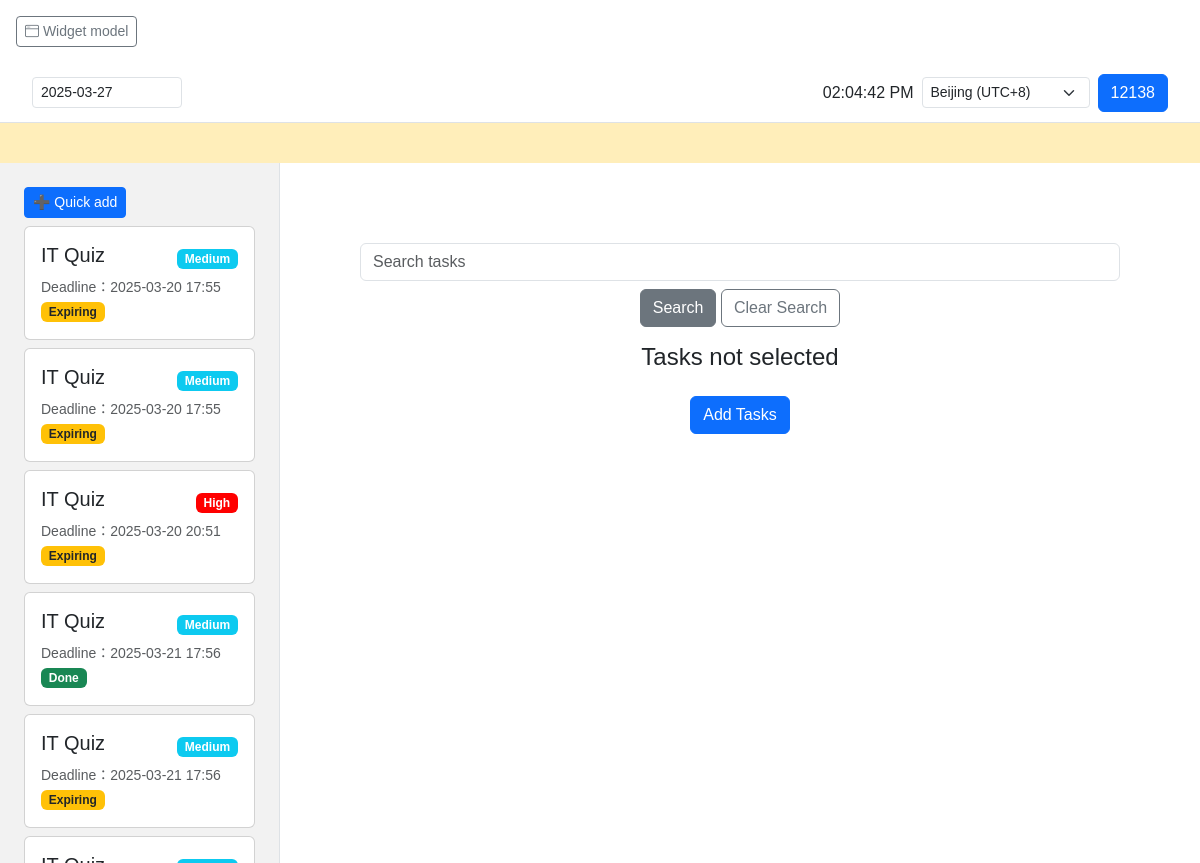
The app's page /TaskSystemapp/home/ (signed in) with its own data.
### TaskSystemapp/models.py (models this page shows, shortened)
class CustomUser(AbstractUser):
    phone = models.CharField(
        max_length=15,
        unique=True,
        validators=[RegexValidator(r'^\+\d{1,3}\d{9,15}$')],
        help_text="Phone number in international format, e.g. +123456789012"
    )
    email = models.EmailField(unique=True)
    region = models.CharField(max_length=50, blank=True, help_text="User region/timezone")

class Task(models.Model):
    PRIORITY_CHOICES = (
        ('low', 'Low'),
        ('medium', 'Medium'),
        ('high', 'High'),
    )
    title = models.CharField("Task name", max_length=200)
    description = models.TextField("Mission statement", blank=True)
    priority = models.CharField("Priority", max_length=10, choices=PRIORITY_CHOICES, default='medium')
    created_at = models.DateTimeField("Creation time", auto_now_add=True)
    start_date = models.DateTimeField("Start date", null=True, blank=True)
    due_date = models.DateTimeField("Deadline")
    is_completed = models.BooleanField("Completion", default=False)
    user = models.ForeignKey(settings.AUTH_USER_MODEL, on_delete=models.CASCADE, related_name="tasks")
    @property
    def is_expiring_soon(self):
        delta = self.due_date - timezone.now()
        return 0 <= delta.days <= 7

### TaskSystemapp/views.py (the view)
# urls.py: path('home/', home, name='home'),
def home(request):
    user = request.user
    if user.is_authenticated:
        user = CustomUser.objects.get(pk=user.pk)
    if user.is_authenticated and user.region:
        try:
            timezone.activate(user.region)
        except Exception:
            timezone.deactivate()
    if user.is_authenticated and hasattr(user, 'language'):
        translation.activate(user.language)
    else:
        translation.activate(settings.LANGUAGE_CODE)
    current_time = timezone.now()
    search_query = request.GET.get('search', '').strip()
    start_date_str = request.GET.get('start_date')
    end_date_str = request.GET.get('end_date')
    def parse_date(date_str):
        try:
            return datetime.strptime(date_str, "%Y-%m-%d").date()
        except Exception:
            return None
    start_date = parse_date(start_date_str)
    end_date = parse_date(end_date_str)
    if not start_date or not end_date:
        start_date = current_time.date()
        end_date = current_time.date() + timedelta(days=7)
    user_tasks = Task.objects.filter(
        user=user,
        due_date__date__gte=start_date,
        due_date__date__lte=end_date
    )
    if search_query:
        task_list = list(user_tasks)
        def priority_order(task):
            mapping = {'high': 1, 'medium': 2, 'low': 3}
            return mapping.get(task.priority, 4)
        filtered_tasks = []
        for task in task_list:
            count = task.title.lower().count(search_query.lower())
            if count > 0:
                filtered_tasks.append((task, count))
        filtered_tasks.sort(key=lambda x: (-x[1], priority_order(x[0])))
        user_tasks = [item[0] for item in filtered_tasks]
    else:
        user_tasks = user_tasks.order_by('due_date')
    all_tasks = user_tasks  # For sidebar and search results display
    soon_expiring_tasks = Task.objects.filter(
        user=user,
        is_completed=False,
        due_date__lte=current_time + timedelta(days=7),
        due_date__gte=current_time
    ).order_by('due_date')
    selected_task = None
    selected_task_id = request.GET.get('task_id')
    if selected_task_id:
        try:
            selected_task = Task.objects.get(pk=selected_task_id, user=user)
        except Task.DoesNotExist:
            selected_task = None
    context = {
        'all_tasks': all_tasks,
        'soon_expiring_tasks': soon_expiring_tasks,
        'selected_task': selected_task,
        'quick_form': QuickTaskForm(),
        'detailed_form': DetailedTaskForm(),
        'current_time': current_time,
        'search_query': search_query,
        'user': user,
    }
    return render(request, 'TaskSystemapp/home.html', context)

### TaskSystemapp/forms.py
class QuickTaskForm(forms.ModelForm):
    class Meta:
        model = Task
        fields = ['title', 'priority', 'due_date']
        widgets = {
            'due_date': forms.DateTimeInput(attrs={'type': 'datetime-local'}),
        }

class DetailedTaskForm(forms.ModelForm):
    class Meta:
        model = Task
        fields = ['title', 'priority', 'start_date', 'due_date', 'description']
        widgets = {
            'start_date': forms.DateTimeInput(attrs={'type': 'datetime-local'}),
            'due_date': forms.DateTimeInput(attrs={'type': 'datetime-local'}),
        }

### TaskSystemapp/templates/TaskSystemapp/home.html (shortened to what this page needs)
{% extends "TaskSystemapp/base.html" %}
{% load static %}
{% block extra_head %}
    {% if request.GET.widget_mode %}
        <link rel="stylesheet" href="{% static 'css/widget.css' %}">
    {% else %}
        <link rel="stylesheet" href="{% static 'css/home.css' %}">
        <link rel="stylesheet" href="https://cdn.jsdelivr.net/npm/flatpickr/dist/flatpickr.min.css">
    {% endif %}
{% endblock %}
{% block content %}
    {% if request.GET.widget_mode %}
        <div id="widgetContainer" onclick="returnToHomepage()">
            <h5>Upcoming task</h5>
            <div>
                {% if soon_expiring_tasks %}
                    <ul class="list-unstyled">
                        {% for task in soon_expiring_tasks %}
                            <li>
                                <strong>{{ task.title }}</strong><br>
                                Deadline：{{ task.due_date|date:"Y-m-d H:i" }}
                            </li>
                        {% endfor %}
                    </ul>
                {% else %}
                    <p>No expiring tasks</p>
                {% endif %}
            </div>
            <small>Click on this window to return to the homepage.</small>
        </div>
    {% else %}
        <div class="d-flex align-items-center ms-auto" style="padding: 1rem;">
            <button id="widgetToggle" class="btn btn-sm btn-outline-secondary me-2">
                <i class="bi bi-window"></i> Widget model
            </button>
        </div>
        <div class="main-container">
            <header class="header">
                <div class="time-filter">
                    <input type="text" id="calendarTrigger" value="{{ selected_date|default:'' }}" onchange="onCalendarChange(this.value)" class="form-control form-control-sm" style="width: 150px;">
                </div>
                <div class="d-flex align-items-center ms-auto">
                    <div class="me-2">
                        <span id="currentTimeDisplay">{{ current_time|date:"H:i:s" }}</span>
                    </div>
                    <div class="me-2">
                        <select id="timezoneSelect" class="form-select form-select-sm" onchange="onTimezoneChange(this.value)">
                            <option value="Asia/Shanghai">Beijing (UTC+8)</option>
                        </select>
                    </div>
                    <div class="user-avatar">
                      <a href="{% url 'profile' %}">
                        <button class="btn btn-primary">{{ user.username }}</button>
                      </a>
                    </div>
                </div>
            </header>
            <div class="ticker">
                <div class="marquee">
                    <p>
                    </p>
                </div>
            </div>
            <aside class="sidebar">
                <div class="mb-2">
                    <button type="button" class="btn btn-primary btn-sm" data-bs-toggle="modal" data-bs-target="#quickAddModal">
                        ➕ Quick add
                    </button>
                </div>
                {% if all_tasks %}
                    {% for task in all_tasks|dictsort:"priority"|dictsort:"due_date" %}
                        <div class="card mb-2">
                            <div class="card-body">
                               <div class="d-flex justify-content-between align-items-center">
                                   <a href="{% url 'home' %}?task_id={{ task.id }}{% if search_query %}&search={{ search_query }}{% endif %}">
                                       <h5>{{ task.title }}</h5>
                                   </a>
                                   {% if task.priority == 'high' %}
                                      <span class="badge" style="background-color: red;">{{ task.get_priority_display }}</span>
                                   {% elif task.priority == 'low' %}
                                      <span class="badge" style="background-color: green;">{{ task.get_priority_display }}</span>
                                   {% else %}
                                      <span class="badge bg-info">{{ task.get_priority_display }}</span>
                                   {% endif %}
                               </div>
                               <small class="text-muted">Deadline：{{ task.due_date|date:"Y-m-d H:i" }}</small><br>
                               {% if task.is_completed %}
                                   <span class="badge bg-success">Done</span>
                               {% elif task.is_expiring_soon %}
                                   <span class="badge bg-warning text-dark">Expiring</span>
                               {% else %}
                                   <span class="badge bg-secondary">Unfinished</span>
                               {% endif %}
                            </div>
                        </div>
                    {% endfor %}
                {% else %}
                    <p class="text-muted">No tasks</p>
                {% endif %}
            </aside>
            <main class="task-detail">
                {% if selected_task %}
    <div class="task-header">
        <h2>{{ selected_task.title }}</h2>
        <div class="task-meta">
            <span>Priority：
              {% if selected_task.priority == 'high' %}
                 <span class="badge" style="background-color: red;">{{ selected_task.get_priority_display }}</span>
              {% elif selected_task.priority == 'low' %}
                 <span class="badge" style="background-color: green;">{{ selected_task.get_priority_display }}</span>
              {% else %}
                 <span class="badge bg-info">{{ selected_task.get_priority_display }}</span>
              {% endif %}
            </span> |
            <span>Deadline：{{ selected_task.due_date|date:"Y-m-d H:i" }}</span>
        </div>
    </div>
    <div class="task-content mt-3">
        <p>{{ selected_task.description }}</p>
    </div>
    <div class="mt-3">
        {% if selected_task.is_completed %}
              <span class="badge bg-success">Done</span>
        {% else %}
                  <a href="{% url 'complete_task' selected_task.id %}" class="btn btn-success btn-sm">Marked as complete</a>
        {% endif %}
        <button type="button" class="btn btn-danger btn-sm" onclick="deleteTask('{% url 'delete_task' selected_task.id %}')">Delete</button>
                 </div>
               {% else %}
                    <div class="text-center p-5">
                        <div class="mb-3">
                            <input type="text" id="taskSearchInput" class="form-control" placeholder="Search tasks" value="{{ search_query }}">
                            <div class="mt-2">
                                <button type="button" class="btn btn-secondary" onclick="searchTask()">Search</button>
                                <button type="button" class="btn btn-outline-secondary" onclick="clearSearch()">Clear Search</button>
                            </div>
                        </div>
                        {% if search_query %}
                            <h4>Search results</h4>
                            <div class="list-group">
                                {% for task in all_tasks %}
                                    <a href="{% url 'home' %}?task_id={{ task.id }}&search={{ search_query }}" class="list-group-item list-group-item-action">
                                        {{ task.title }} - Deadline ：{{ task.due_date|date:"Y-m-d H:i" }}
                                    </a>
                                {% empty %}
                                    <p class="text-muted">No matching tasks</p>
                                {% endfor %}
                            </div>
                            <button type="button" class="btn btn-primary mt-3" data-bs-toggle="modal" data-bs-target="#detailedAddModal">
                                Add Tasks
                            </button>
                        {% else %}
                            <h4>Tasks not selected</h4>
                            <button type="button" class="btn btn-primary mt-3" data-bs-toggle="modal" data-bs-target="#detailedAddModal">
                                Add Tasks
                            </button>
                        {% endif %}
                    </div>
                {% endif %}
            </main>
        </div>
    {% endif %}
{% endblock %}

### TaskSystemapp/static/css/global.css (style rules this page uses)
body { margin: 0; padding: 0; font-family: Arial, sans-serif; }
a { text-decoration: none; color: inherit; }
button { cursor: pointer; }

### TaskSystemapp/static/css/home.css (style rules this page uses)
:root { --sidebar-width: 280px; --header-height: 60px; --main-bg: #f8f9fa; }
.main-container { display: grid; grid-template-columns: var(--sidebar-width) 1fr; grid-template-rows: auto 1fr; min-height: 100vh; background: var(--main-bg); }
.header { grid-column: 1 / -1; display: flex; justify-content: space-between; align-items: center; padding: 0 2rem; background: #fff; border-bottom: 1px solid #dee2e6; height: var(--header-height); }
.header .time-filter { flex: 0 0 auto; }
.ticker { grid-column: 1 / -1; background: #ffeeba; color: #856404; padding: 5px 1rem; font-size: 14px; border-bottom: 1px solid #ffeeba; }
.marquee { white-space: nowrap; overflow: hidden; }
.marquee p { display: inline-block; padding-left: 100%; animation: marquee 15s linear infinite; margin: 0; }
.sidebar { padding: 1.5rem; border-right: 1px solid #dee2e6; background: #f2f2f2; height: calc(100vh - var(--header-height) - 40px); overflow-y: auto; }
.task-detail { padding: 2rem; background: #fff; height: calc(100vh - var(--header-height) - 40px); overflow-y: auto; }

### records on screen
CustomUser: username "12138"
Task: title "IT Quiz", priority "Medium", due_date "2025-03-20 17:55", is_completed "Expiring"
Task: title "IT Quiz", priority "Medium", due_date "2025-03-20 17:55", is_completed "Expiring"
Task: title "IT Quiz", priority "High", due_date "2025-03-20 20:51", is_completed "Expiring"
Task: title "IT Quiz", priority "Medium", due_date "2025-03-21 17:56", is_completed "Done"
Task: title "IT Quiz", priority "Medium", due_date "2025-03-21 17:56", is_completed "Expiring"
